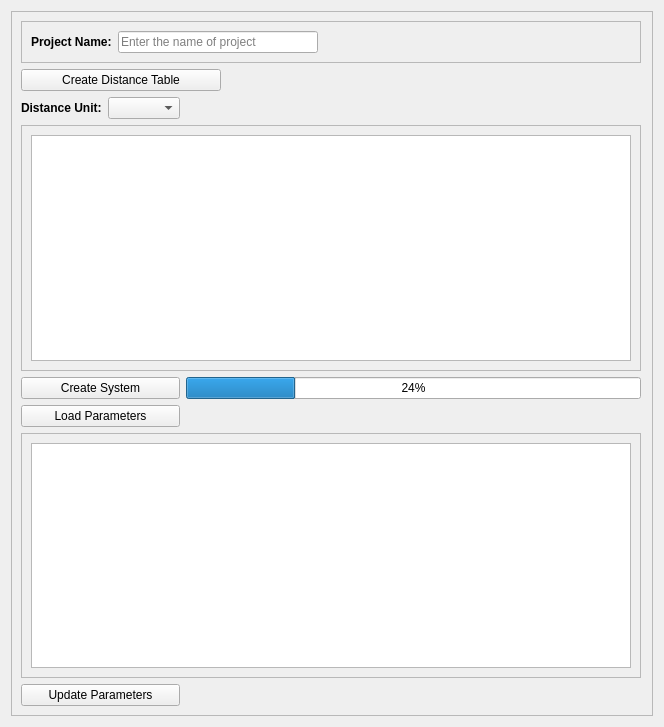
                     <widget class="QWidget" name="Network">
                      <property name="geometry">
                       <rect>
                        <x>0</x>
                        <y>0</y>
                        <width>664</width>
                        <height>727</height>
                       </rect>
                      </property>
                      <attribute name="label">
                       <string>System</string>
                      </attribute>
                      <layout class="QGridLayout" name="gridLayout_102">
                       <item row="0" column="0">
                        <widget class="QFrame" name="frame_6">
                         <property name="frameShape">
                          <enum>QFrame::StyledPanel</enum>
                         </property>
                         <property name="frameShadow">
                          <enum>QFrame::Raised</enum>
                         </property>
                         <layout class="QGridLayout" name="gridLayout_103">
                          <item row="1" column="0" colspan="3">
                           <widget class="QPushButton" name="Create_Distance">
                            <property name="maximumSize">
                             <size>
                              <width>200</width>
                              <height>16777215</height>
                             </size>
                            </property>
                            <property name="text">
                             <string>Create Distance Table</string>
                            </property>
                            <property name="icon">
                             <iconset resource="PyWOLF_Resource.qrc">
                              <normaloff>:/ICONS/PySWOLF_ICONS/Create.png</normaloff>:/ICONS/PySWOLF_ICONS/Create.png</iconset>
                            </property>
                           </widget>
                          </item>
                          <item row="6" column="0" colspan="2">
                           <widget class="QPushButton" name="Load_params">
                            <property name="text">
                             <string>Load Parameters</string>
                            </property>
                            <property name="icon">
                             <iconset resource="PyWOLF_Resource.qrc">
                              <normaloff>:/ICONS/PySWOLF_ICONS/Load.png</normaloff>:/ICONS/PySWOLF_ICONS/Load.png</iconset>
                            </property>
                           </widget>
                          </item>
                          <item row="8" column="0" colspan="2">
                           <widget class="QPushButton" name="update_param">
                            <property name="maximumSize">
                             <size>
                              <width>200</width>
                              <height>16777215</height>
                             </size>
                            </property>
                            <property name="text">
                             <string>Update Parameters</string>
                            </property>
                            <property name="icon">
                             <iconset resource="PyWOLF_Resource.qrc">
                              <normaloff>:/ICONS/PySWOLF_ICONS/Update.png</normaloff>:/ICONS/PySWOLF_ICONS/Update.png</iconset>
                            </property>
                           </widget>
                          </item>
                          <item row="6" column="3">
                           <spacer name="horizontalSpacer_41">
                            <property name="orientation">
                             <enum>Qt::Horizontal</enum>
                            </property>
                            <property name="sizeHint" stdset="0">
                             <size>
                              <width>40</width>
                              <height>20</height>
                             </size>
                            </property>
                           </spacer>
                          </item>
                          <item row="0" column="0" colspan="3">
                           <widget class="QFrame" name="frame_45">
                            <property name="frameShape">
                             <enum>QFrame::StyledPanel</enum>
                            </property>
                            <property name="frameShadow">
                             <enum>QFrame::Raised</enum>
                            </property>
                            <layout class="QGridLayout" name="gridLayout_104">
                             <item row="0" column="0">
                              <widget class="QLabel" name="label_41">
                               <property name="minimumSize">
                                <size>
                                 <width>80</width>
                                 <height>0</height>
                                </size>
                               </property>
                               <property name="font">
                                <font>
                                 <weight>75</weight>
                                 <bold>true</bold>
                                 <kerning>true</kerning>
                                </font>
                               </property>
                               <property name="text">
                                <string>Project Name:</string>
                               </property>
                              </widget>
                             </item>
                             <item row="0" column="1">
                              <widget class="QLineEdit" name="Project_Name">
                               <property name="minimumSize">
                                <size>
                                 <width>150</width>
                                 <height>0</height>
                                </size>
                               </property>
                               <property name="maximumSize">
                                <size>
                                 <width>200</width>
                                 <height>16777215</height>
                                </size>
                               </property>
                               <property name="placeholderText">
                                <string>Enter the name of project</string>
                               </property>
                              </widget>
                             </item>
                             <item row="0" column="2">
                              <spacer name="horizontalSpacer_42">
                               <property name="orientation">
                                <enum>Qt::Horizontal</enum>
                               </property>
                               <property name="sizeHint" stdset="0">
                                <size>
                                 <width>40</width>
                                 <height>20</height>
                                </size>
                               </property>
                              </spacer>
                             </item>
                            </layout>
                           </widget>
                          </item>
                          <item row="7" column="0" colspan="3">
                           <widget class="QFrame" name="frame_46">
                            <property name="frameShape">
                             <enum>QFrame::StyledPanel</enum>
                            </property>
                            <property name="frameShadow">
                             <enum>QFrame::Raised</enum>
                            </property>
                            <layout class="QVBoxLayout" name="verticalLayout_4">
                             <item>
                              <widget class="QTableView" name="Param_table">
                               <property name="minimumSize">
                                <size>
                                 <width>600</width>
                                 <height>200</height>
                                </size>
                               </property>
                               <property name="maximumSize">
                                <size>
                                 <width>600</width>
                                 <height>16777215</height>
                                </size>
                               </property>
                              </widget>
                             </item>
                            </layout>
                           </widget>
                          </item>
                          <item row="5" column="3">
                           <spacer name="horizontalSpacer_43">
                            <property name="orientation">
                             <enum>Qt::Horizontal</enum>
                            </property>
                            <property name="sizeHint" stdset="0">
                             <size>
                              <width>341</width>
                              <height>20</height>
                             </size>
                            </property>
                           </spacer>
                          </item>
                          <item row="3" column="0">
                           <widget class="QLabel" name="label_85">
                            <property name="font">
                             <font>
                              <weight>75</weight>
                              <bold>true</bold>
                              <kerning>true</kerning>
                             </font>
                            </property>
                            <property name="text">
                             <string>Distance Unit:</string>
                            </property>
                           </widget>
                          </item>
                          <item row="5" column="0" colspan="2">
                           <widget class="QPushButton" name="write_project">
                            <property name="maximumSize">
                             <size>
                              <width>16777215</width>
                              <height>16777215</height>
                             </size>
                            </property>
                            <property name="text">
                             <string>Create System</string>
                            </property>
                            <property name="icon">
                             <iconset resource="PyWOLF_Resource.qrc">
                              <normaloff>:/ICONS/PySWOLF_ICONS/Create.png</normaloff>:/ICONS/PySWOLF_ICONS/Create.png</iconset>
                            </property>
                           </widget>
                          </item>
                          <item row="4" column="0" colspan="3">
                           <widget class="QFrame" name="frame_50">
                            <property name="frameShape">
                             <enum>QFrame::StyledPanel</enum>
                            </property>
                            <property name="frameShadow">
                             <enum>QFrame::Raised</enum>
                            </property>
                            <layout class="QVBoxLayout" name="verticalLayout_5">
                             <item>
                              <widget class="QTableView" name="Distance_table">
                               <property name="sizePolicy">
                                <sizepolicy hsizetype="Expanding" vsizetype="Expanding">
                                 <horstretch>0</horstretch>
                                 <verstretch>0</verstretch>
                                </sizepolicy>
                               </property>
                               <property name="minimumSize">
                                <size>
                                 <width>0</width>
                                 <height>200</height>
                                </size>
                               </property>
                               <property name="maximumSize">
                                <size>
                                 <width>600</width>
                                 <height>16777215</height>
                                </size>
                               </property>
                              </widget>
                             </item>
                            </layout>
                           </widget>
                          </item>
                          <item row="5" column="2">
                           <widget class="QProgressBar" name="progressBar_write_project">
                            <property name="value">
                             <number>24</number>
                            </property>
                           </widget>
                          </item>
                          <item row="3" column="1">
                           <widget class="QComboBox" name="Distanc_unit"/>
                          </item>
                         </layout>
                        </widget>
                       </item>
                      </layout>
                     </widget>
